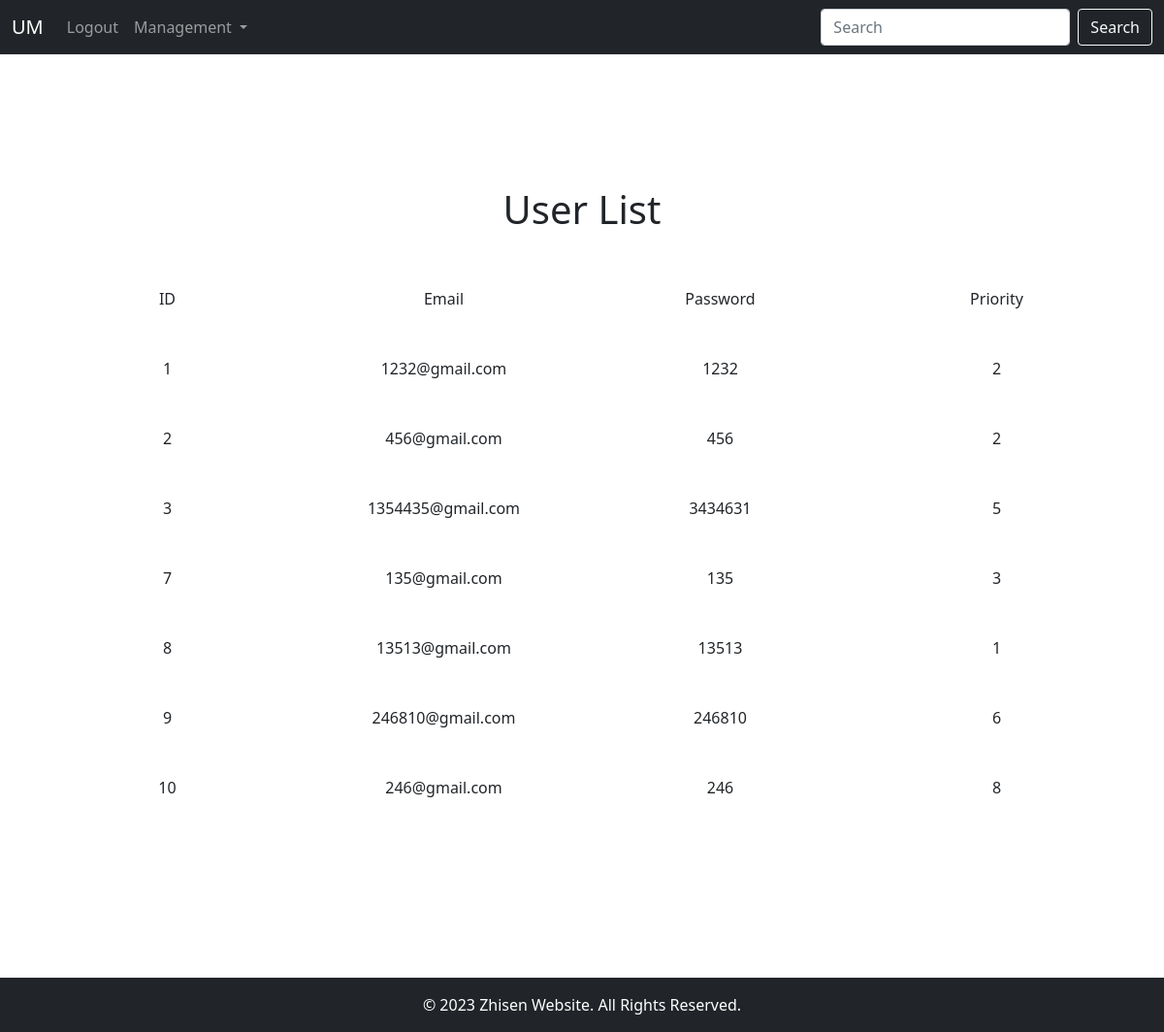
/userlist (signed in), run on an earlier commit of the app's database.
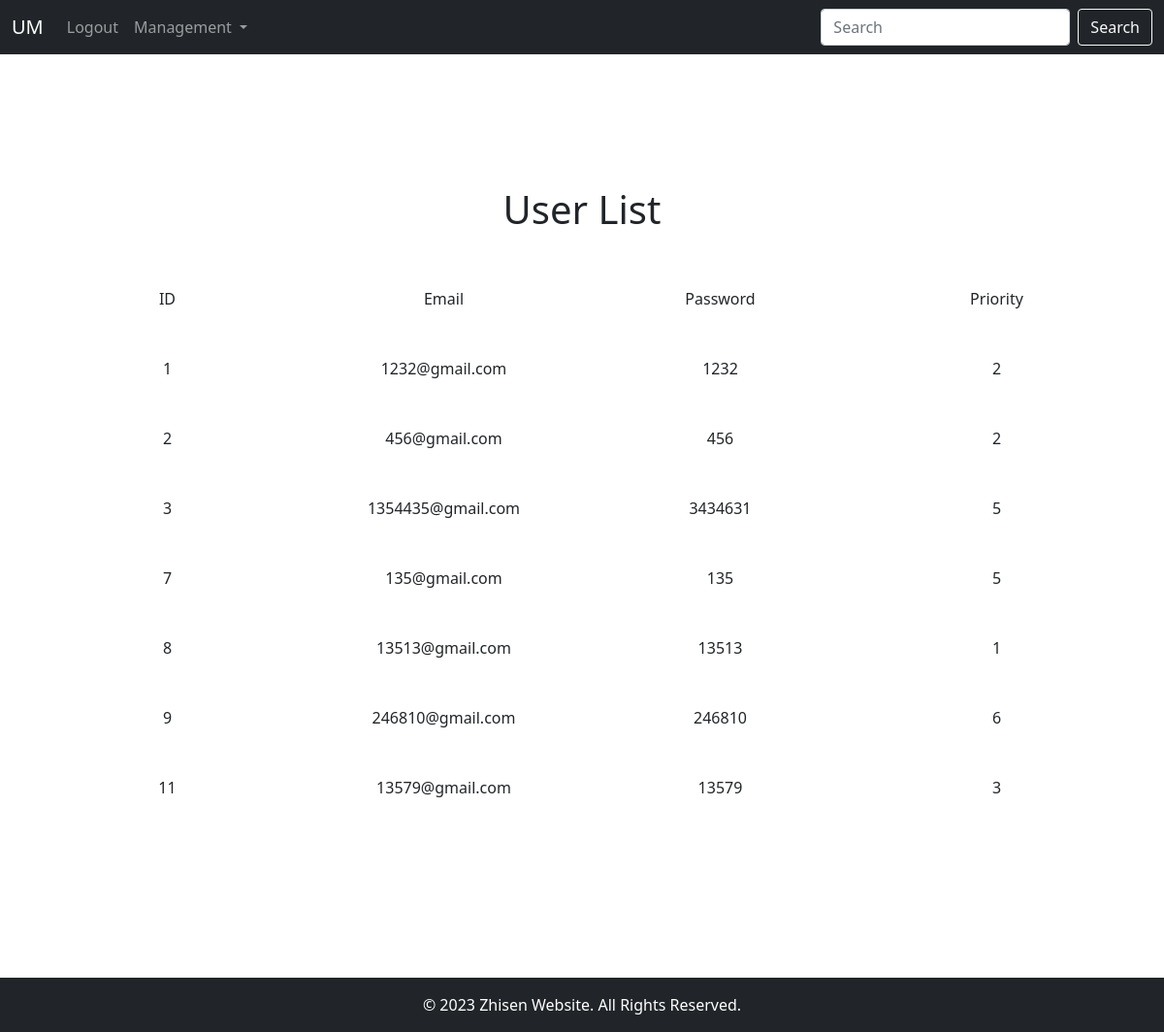
And on a later commit of the database.
### user_model.py (models this page shows)
class User(db.Model):
    id = db.Column(db.Integer, primary_key=True, autoincrement=True)
    email = db.Column(db.String(150), unique=True)
    password = db.Column(db.String(150))
    priority = db.Column(db.Integer, default=0)

### view.py (the view)
@views_bp.route("/userlist")
@login_required
def user_list():
    user_list = list_users()
    return render_template("user_list.html", users=user_list)

### user_controller.py (called while the page is built)
def list_users():
    users = db.session.execute(db.select(User).order_by(User.id)).scalars().all()
    user_list = []
    for user in users:
        user_list.append({'user_id': user.id, 'user_email': user.email, 'user_password': user.password, 'user_priority': user.priority})
    return user_list

### view.py (called while the page is built)
@login_manager.user_loader
def user_loader(email):
    users = db.session.execute(db.select(User).order_by(User.id)).scalars()
    users_email = []
    for user in users:
        users_email.append(user.email)
    if email not in users_email:
        return
    user = User1()
    user.id = email
    return user

### app1/templates/user_list.html (shortened to what this page needs)
{% extends '/frame/base.html' %}
{% block content %}
    <div class="container mt-5">
        <div class="row align-items-center">
            <div class="col text-center">
                <h1>User List</h1>
            </div>
        </div>
    </div>
    <div class="container mt-5">
        <div class="row align-items-center">
            <div class="col text-center">ID</div>
            <div class="col text-center">Email</div>
            <div class="col text-center">Password</div>
            <div class="col text-center">Priority</div>
        </div>
    </div>
    {% for user in users %}
        <div class="container mt-5">
            <div class="row align-items-center">
                <div class="col text-center">{{ user.user_id }}</div>
                <div class="col text-center">{{ user.user_email }}</div>
                <div class="col text-center">{{ user.user_password }}</div>
                <div class="col text-center">{{ user.user_priority }}</div>
            </div>
        </div>
    {% endfor %}
{% endblock %}

### app1/templates/frame/base.html (shortened to what this page needs)
<!DOCTYPE html>
<html lang="en">
<head>
    <link href="https://cdn.jsdelivr.net/npm/bootstrap@5.1.1/dist/css/bootstrap.min.css" rel="stylesheet">
</head>
<body>
    <div id="header">
        <nav class="navbar navbar-expand-lg navbar-dark bg-dark fixed-top">
            <div class="container-fluid">
              <a class="navbar-brand" href="/">UM</a>
              <div class="collapse navbar-collapse" id="navbarSupportedContent">
                <ul class="navbar-nav me-auto mb-2 mb-lg-0">
                  {% if current_user.is_authenticated %}
                    <li class="nav-item">
                      <a class="nav-link" href="/logout">Logout</a>
                    </li>
                    <li class="nav-item dropdown">
                      <a class="nav-link dropdown-toggle" href="#" id="navbarDropdown" role="button" data-bs-toggle="dropdown" aria-expanded="false">
                        Management
                      </a>
                    </li>
                  {% endif %}
                </ul>
                <form class="d-flex">
                  <input class="form-control me-2" type="search" placeholder="Search" aria-label="Search">
                  <button class="btn btn-outline-light" type="submit">Search</button>
                </form>
              </div>
            </div>
        </nav>
    </div>
    <div id="content">
        {% block content %}{% endblock %}
    </div>
    <footer class="bg-dark text-white text-center fixed-bottom py-3">
      <div class="container">
          &copy; 2023 Zhisen Website. All Rights Reserved.
      </div>
    </footer>
</body>
</html>

What changed in the data, as far as the page shows it:
removed User: user_id "10", user_email "246@gmail.com", user_password "246", user_priority "8"
changed User "135@gmail.com": user_priority "3" → "5"
added User: user_id "11", user_email "13579@gmail.com", user_password "13579", user_priority "3"
